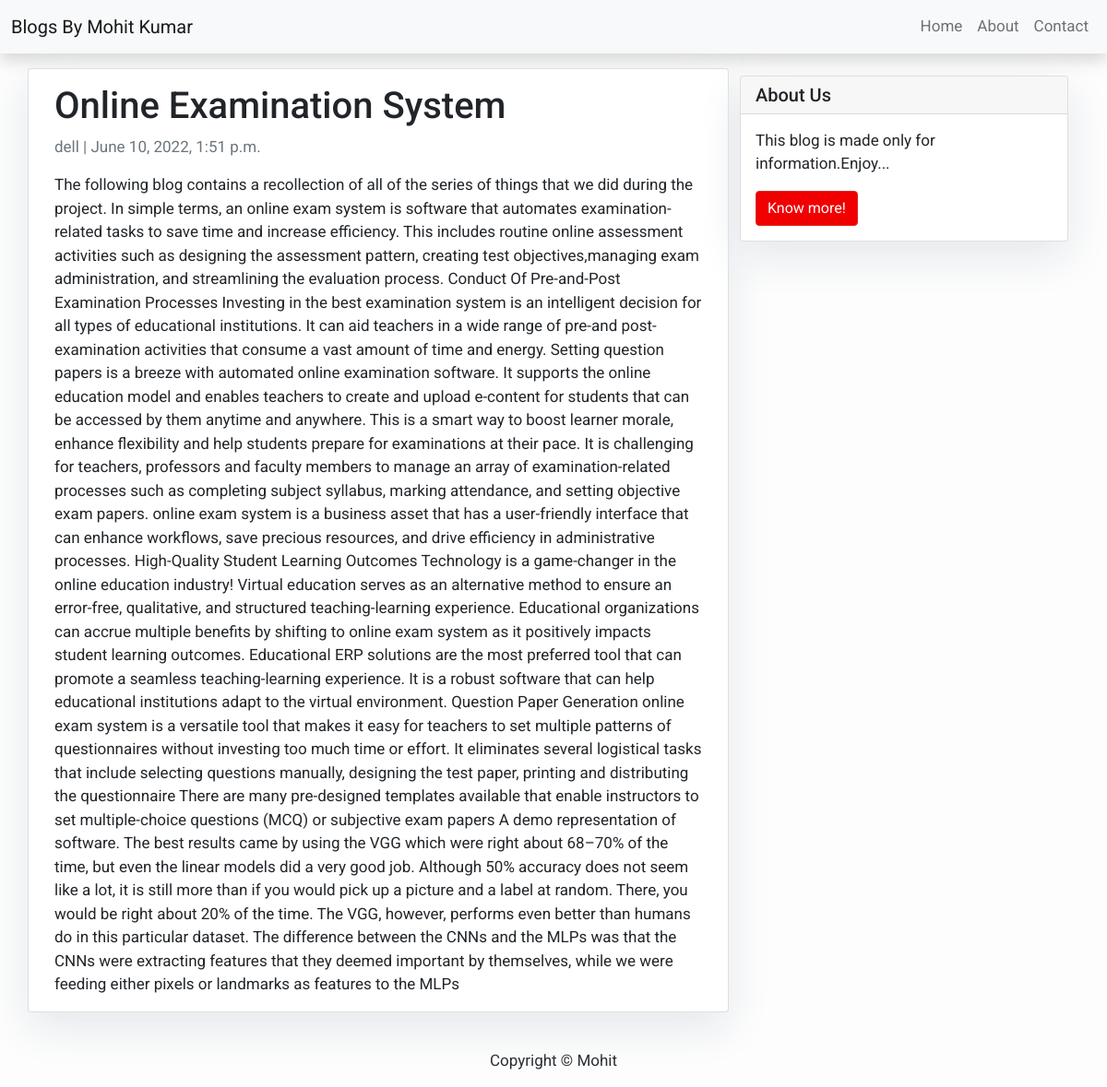
/index/online-examination-system/, run on the app's committed database.
### blogs/models.py (models this page shows, shortened)
class Post(models.Model):
    title = models.CharField(max_length=200, unique=True)
    slug = models.SlugField(max_length=200, unique=True)
    author = models.ForeignKey(User, on_delete= models.CASCADE,related_name='blog_posts')
    updated_on = models.DateTimeField(auto_now= True)
    content = models.TextField()
    created_on = models.DateTimeField(auto_now_add=True)
    status = models.IntegerField(choices=STATUS, default=0)
    class Meta:
        ordering = ['-created_on']

### blogs/views.py (the view)
# urls.py: path('<slug:slug>/', views.PostDetail.as_view(), name='post_detail'),
class PostDetail(generic.DetailView):
    model = Post
    template_name = 'post_detail.html'

### home/templates/post_detail.html
{% extends 'base.html' %} {% block content %}
<div class="container">
  <div class="row">
    <div class="col-md-8 card mb-4  mt-3 left  top">
      <div class="card-body">
        <h1>{% block title %} {{ object.title }} {% endblock title %}</h1>
        <p class=" text-muted">{{ post.author }} | {{ post.created_on }}</p>
        <p class="card-text ">{{ object.content | safe }}</p>
      </div>
    </div>
    {% block sidebar %} {% include 'sidebar.html' %} {% endblock sidebar %}
  </div>
</div>
{% endblock content %}

### home/templates/base.html (style rules this page uses)
body { font-family: "Roboto", sans-serif; font-size: 17px; background-color: #fdfdfd; }

### home/templates/sidebar.html (style rules this page uses)
.card { box-shadow: 0 16px 48px #E3E7EB; }

### data on the page
Post: title "Online Examination System", author "dell", created_on "June 10, 2022, 1:51 p.m.", content "The following blog contains a recollection of all of the series of things that we did during the project. In simple terms, an online exam system is software that automates examination-related tasks to save time and increase efficiency. This includes routine online assessment activities such as designing the assessment pattern, creating test objectives,managing exam administration, and streamlining the evaluation process. Conduct Of Pre-and-Post Examination Processes Investing in the best examination system is an intelligent decision for all types of educational institutions. It can aid teachers in a wide range of pre-and post-examination activities that consume a vast amount of time and…"
